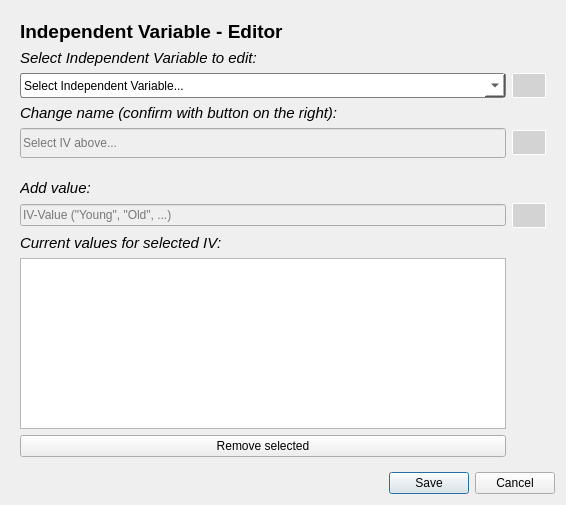
<?xml version="1.0" encoding="UTF-8"?>
<ui version="4.0">
 <class>IVEditorDialog</class>
 <widget class="QDialog" name="IVEditorDialog">
  <property name="geometry">
   <rect>
    <x>0</x>
    <y>0</y>
    <width>566</width>
    <height>505</height>
   </rect>
  </property>
  <property name="windowTitle">
   <string>Dialog</string>
  </property>
  <layout class="QVBoxLayout" name="verticalLayout">
   <item>
    <widget class="QWidget" name="widget" native="true">
     <property name="sizePolicy">
      <sizepolicy hsizetype="Preferred" vsizetype="Preferred">
       <horstretch>0</horstretch>
       <verstretch>0</verstretch>
      </sizepolicy>
     </property>
     <layout class="QGridLayout" name="gridLayout">
      <item row="2" column="0" colspan="2">
       <widget class="QComboBox" name="comboBox_selectiv">
        <property name="minimumSize">
         <size>
          <width>119</width>
          <height>25</height>
         </size>
        </property>
        <property name="styleSheet">
         <string notr="true">QComboBox {
    background-color: white;
    border: 1px solid gray;
    border-radius: 3px;
    padding: 1px 18px 1px 3px;
    min-width: 6em;
}

QComboBox::drop-down {
    subcontrol-origin: padding;
    subcontrol-position: top right;
    width: 20px;
}
</string>
        </property>
        <property name="currentText">
         <string/>
        </property>
        <property name="insertPolicy">
         <enum>QComboBox::InsertAlphabetically</enum>
        </property>
        <property name="placeholderText">
         <string>Select Independent Variable...</string>
        </property>
       </widget>
      </item>
      <item row="11" column="0" colspan="2">
       <widget class="QPushButton" name="btn_removevalue">
        <property name="text">
         <string>Remove selected</string>
        </property>
       </widget>
      </item>
      <item row="10" column="0" colspan="2">
       <widget class="QTableWidget" name="tableWidget_storedvalues">
        <property name="styleSheet">
         <string notr="true">QAbstractItemView::indicator{
	width: 20px;
	height: 20px;
}

QAbstractItemView::indicator:checked {
    /* Adjust the appearance of the checked indicator */
    image: url(:/images/images/checked_icon.png) /* Specify a custom image if desired */
}

QAbstractItemView::indicator:unchecked {
    /* Adjust the appearance of the unchecked indicator */
    image: url(:/images/images/unchecked_icon.png); /* Specify a custom image if desired */
}


QTableWidget {
    font-size: 12pt; /* Set the font size */
    font-weight: bold; /* Set the font weight */
}

QTableWidget::item:selected {
    background-color: rgba(50, 50, 225, 0.1); /* Change the background color and opacity */
	color:black;
}

QTableWidget::item:focus {
    selection-color: blue; /* Hide the dotted selection border */
}

QAbstractItemView::indicator:hover {
    /* Adjust the appearance of the hover indicator */
    background-color: lightgray; /* Example: change background color when hovering */
}

QAbstractItemView::indicator:checked:hover {
    /* Adjust the appearance of the checked checkbox when hovering */
    background-color: rgb(255, 166, 167); /* Example: change background color of checked checkbox when hovering */

}


QAbstractItemView::indicator:unchecked:hover {
    /* Adjust the appearance of the unchecked checkbox when hovering */
    background-color: lightgreen; /* Example: change background color of unchecked checkbox when hovering */
}

</string>
        </property>
        <property name="horizontalScrollBarPolicy">
         <enum>Qt::ScrollBarAlwaysOff</enum>
        </property>
        <property name="editTriggers">
         <set>QAbstractItemView::NoEditTriggers</set>
        </property>
        <property name="alternatingRowColors">
         <bool>true</bool>
        </property>
        <property name="selectionMode">
         <enum>QAbstractItemView::NoSelection</enum>
        </property>
        <property name="selectionBehavior">
         <enum>QAbstractItemView::SelectRows</enum>
        </property>
        <property name="showGrid">
         <bool>false</bool>
        </property>
        <property name="rowCount">
         <number>0</number>
        </property>
        <attribute name="horizontalHeaderVisible">
         <bool>false</bool>
        </attribute>
        <attribute name="horizontalHeaderMinimumSectionSize">
         <number>20</number>
        </attribute>
        <attribute name="horizontalHeaderDefaultSectionSize">
         <number>220</number>
        </attribute>
        <attribute name="horizontalHeaderStretchLastSection">
         <bool>true</bool>
        </attribute>
        <attribute name="verticalHeaderVisible">
         <bool>false</bool>
        </attribute>
        <column>
         <property name="text">
          <string>Delete</string>
         </property>
        </column>
        <column>
         <property name="text">
          <string>IV-Value</string>
         </property>
        </column>
       </widget>
      </item>
      <item row="6" column="1">
       <spacer name="verticalSpacer">
        <property name="orientation">
         <enum>Qt::Vertical</enum>
        </property>
        <property name="sizeType">
         <enum>QSizePolicy::Fixed</enum>
        </property>
        <property name="sizeHint" stdset="0">
         <size>
          <width>20</width>
          <height>15</height>
         </size>
        </property>
       </spacer>
      </item>
      <item row="5" column="0" colspan="2">
       <widget class="QLineEdit" name="lineEdit_nameinput">
        <property name="enabled">
         <bool>false</bool>
        </property>
        <property name="sizePolicy">
         <sizepolicy hsizetype="Minimum" vsizetype="Fixed">
          <horstretch>0</horstretch>
          <verstretch>0</verstretch>
         </sizepolicy>
        </property>
        <property name="minimumSize">
         <size>
          <width>0</width>
          <height>30</height>
         </size>
        </property>
        <property name="placeholderText">
         <string>Select IV above...</string>
        </property>
       </widget>
      </item>
      <item row="8" column="0" colspan="2">
       <widget class="QLineEdit" name="lineEdit_valueinput">
        <property name="enabled">
         <bool>false</bool>
        </property>
        <property name="placeholderText">
         <string>IV-Value (&quot;Young&quot;, &quot;Old&quot;, ...)</string>
        </property>
       </widget>
      </item>
      <item row="5" column="2">
       <widget class="QPushButton" name="btn_editconfirm">
        <property name="enabled">
         <bool>false</bool>
        </property>
        <property name="minimumSize">
         <size>
          <width>25</width>
          <height>25</height>
         </size>
        </property>
        <property name="toolTip">
         <string>&lt;html&gt;&lt;head/&gt;&lt;body&gt;&lt;p&gt;Confirm changes&lt;/p&gt;&lt;/body&gt;&lt;/html&gt;</string>
        </property>
        <property name="styleSheet">
         <string notr="true">QPushButton {
    background-color: lightgrey;
    border: 1px solid white;
	color: white;
}

QPushButton:hover {
    background-color: lightgrey;
    color: dark grey; 
	text-decoration: underline;
}

QPushButton:pressed {
    background-color: white;
}

QPushButton:focus {
    border: 1px solid white;
}

QPushButton::menu-indicator {
    image: none;
}</string>
        </property>
        <property name="text">
         <string/>
        </property>
        <property name="icon">
         <iconset resource="resources.qrc">
          <normaloff>:/images/images/checked_icon.png</normaloff>:/images/images/checked_icon.png</iconset>
        </property>
       </widget>
      </item>
      <item row="4" column="0">
       <widget class="QLabel" name="label_ivname">
        <property name="sizePolicy">
         <sizepolicy hsizetype="Preferred" vsizetype="Maximum">
          <horstretch>0</horstretch>
          <verstretch>0</verstretch>
         </sizepolicy>
        </property>
        <property name="font">
         <font>
          <pointsize>11</pointsize>
          <italic>true</italic>
         </font>
        </property>
        <property name="text">
         <string>Change name (confirm with button on the right):</string>
        </property>
       </widget>
      </item>
      <item row="2" column="2">
       <widget class="QPushButton" name="btn_delete_iv">
        <property name="enabled">
         <bool>false</bool>
        </property>
        <property name="minimumSize">
         <size>
          <width>25</width>
          <height>25</height>
         </size>
        </property>
        <property name="styleSheet">
         <string notr="true">QPushButton {
    background-color: lightgrey;
    border: 1px solid white;
	color: white;
}

QPushButton:hover {
    background-color: lightgrey;
    color: dark grey; 
	text-decoration: underline;
}

QPushButton:pressed {
    background-color: white;
}

QPushButton:focus {
    border: 1px solid white;
}

QPushButton::menu-indicator {
    image: none;
}</string>
        </property>
        <property name="text">
         <string/>
        </property>
        <property name="icon">
         <iconset resource="resources.qrc">
          <normaloff>:/images/images/trash_icon.png</normaloff>:/images/images/trash_icon.png</iconset>
        </property>
       </widget>
      </item>
      <item row="0" column="0" colspan="2">
       <widget class="QLabel" name="label_header">
        <property name="font">
         <font>
          <pointsize>14</pointsize>
          <bold>true</bold>
         </font>
        </property>
        <property name="text">
         <string>Independent Variable - Editor</string>
        </property>
       </widget>
      </item>
      <item row="8" column="2">
       <widget class="QPushButton" name="btn_addvalue">
        <property name="enabled">
         <bool>false</bool>
        </property>
        <property name="sizePolicy">
         <sizepolicy hsizetype="Maximum" vsizetype="Fixed">
          <horstretch>0</horstretch>
          <verstretch>0</verstretch>
         </sizepolicy>
        </property>
        <property name="minimumSize">
         <size>
          <width>25</width>
          <height>25</height>
         </size>
        </property>
        <property name="toolTip">
         <string>&lt;html&gt;&lt;head/&gt;&lt;body&gt;&lt;p&gt;Add input value to current IV&lt;/p&gt;&lt;/body&gt;&lt;/html&gt;</string>
        </property>
        <property name="styleSheet">
         <string notr="true">QPushButton {
    background-color: lightgrey;
    border: 1px solid white;
	color: white;
}

QPushButton:hover {
    background-color: lightgrey;
    color: dark grey; 
	text-decoration: underline;
}

QPushButton:pressed {
    background-color: white;
}

QPushButton:focus {
    border: 1px solid white;
}

QPushButton::menu-indicator {
    image: none;
}</string>
        </property>
        <property name="text">
         <string/>
        </property>
        <property name="icon">
         <iconset resource="resources.qrc">
          <normaloff>:/images/images/Plus_Icon.svg</normaloff>:/images/images/Plus_Icon.svg</iconset>
        </property>
        <property name="checkable">
         <bool>true</bool>
        </property>
       </widget>
      </item>
      <item row="9" column="0" alignment="Qt::AlignTop">
       <widget class="QLabel" name="label_storedvals">
        <property name="font">
         <font>
          <pointsize>11</pointsize>
          <italic>true</italic>
         </font>
        </property>
        <property name="text">
         <string>Current values for selected IV:</string>
        </property>
        <property name="wordWrap">
         <bool>true</bool>
        </property>
       </widget>
      </item>
      <item row="7" column="0">
       <widget class="QLabel" name="label_valuename">
        <property name="sizePolicy">
         <sizepolicy hsizetype="Preferred" vsizetype="Maximum">
          <horstretch>0</horstretch>
          <verstretch>0</verstretch>
         </sizepolicy>
        </property>
        <property name="font">
         <font>
          <pointsize>11</pointsize>
          <italic>true</italic>
         </font>
        </property>
        <property name="text">
         <string>Add value:</string>
        </property>
       </widget>
      </item>
      <item row="1" column="0" colspan="2">
       <widget class="QLabel" name="label_ivselect">
        <property name="font">
         <font>
          <pointsize>11</pointsize>
          <italic>true</italic>
         </font>
        </property>
        <property name="text">
         <string>Select Independent Variable to edit:</string>
        </property>
       </widget>
      </item>
      <item row="7" column="1" alignment="Qt::AlignRight">
       <widget class="QLabel" name="label_valueinputwarning">
        <property name="font">
         <font>
          <pointsize>10</pointsize>
          <bold>true</bold>
         </font>
        </property>
        <property name="styleSheet">
         <string notr="true">QLabel{color:red;}</string>
        </property>
        <property name="text">
         <string/>
        </property>
       </widget>
      </item>
      <item row="4" column="1" alignment="Qt::AlignRight">
       <widget class="QLabel" name="label_variableinputwarning">
        <property name="font">
         <font>
          <pointsize>10</pointsize>
          <bold>true</bold>
         </font>
        </property>
        <property name="styleSheet">
         <string notr="true">QLabel{color:red;}</string>
        </property>
        <property name="text">
         <string/>
        </property>
       </widget>
      </item>
     </layout>
    </widget>
   </item>
   <item>
    <widget class="QDialogButtonBox" name="buttonBox">
     <property name="orientation">
      <enum>Qt::Horizontal</enum>
     </property>
     <property name="standardButtons">
      <set>QDialogButtonBox::Cancel|QDialogButtonBox::Save</set>
     </property>
    </widget>
   </item>
  </layout>
 </widget>
 <resources>
  <include location="resources.qrc"/>
 </resources>
 <connections>
  <connection>
   <sender>buttonBox</sender>
   <signal>accepted()</signal>
   <receiver>IVEditorDialog</receiver>
   <slot>accept()</slot>
   <hints>
    <hint type="sourcelabel">
     <x>236</x>
     <y>495</y>
    </hint>
    <hint type="destinationlabel">
     <x>157</x>
     <y>274</y>
    </hint>
   </hints>
  </connection>
  <connection>
   <sender>buttonBox</sender>
   <signal>rejected()</signal>
   <receiver>IVEditorDialog</receiver>
   <slot>reject()</slot>
   <hints>
    <hint type="sourcelabel">
     <x>304</x>
     <y>495</y>
    </hint>
    <hint type="destinationlabel">
     <x>286</x>
     <y>274</y>
    </hint>
   </hints>
  </connection>
 </connections>
</ui>
